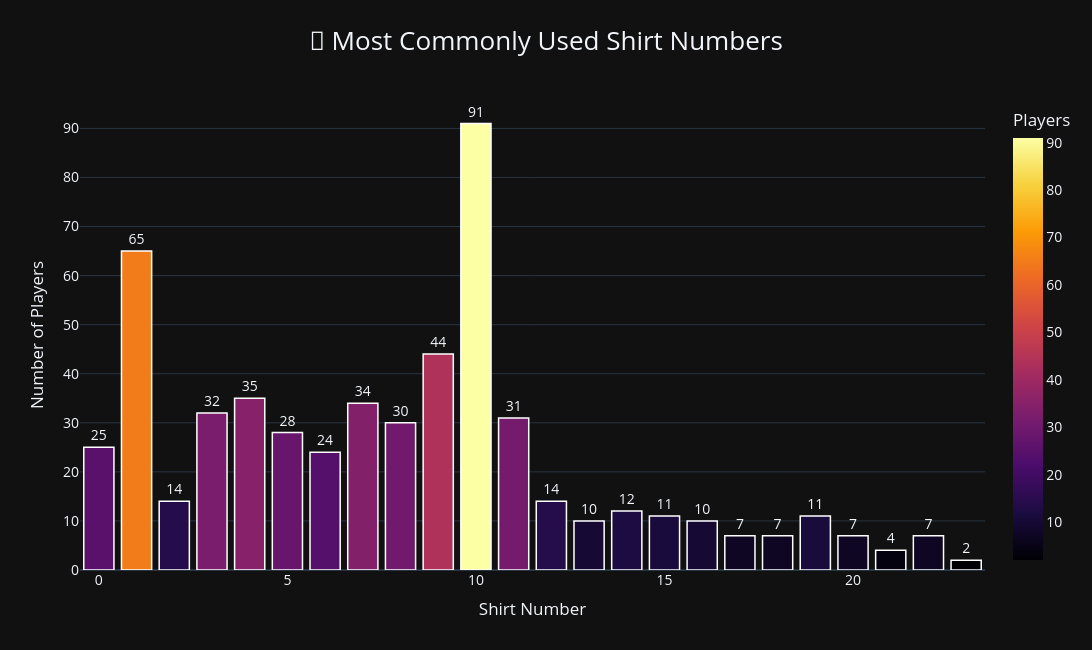

Here is the notebook cell this chart was saved with:
### Code cell
import plotly.express as px

shirt_count = (
    df.groupby("Shirt Number")
      .size()
      .reset_index(name="Player Count")
      .sort_values("Shirt Number")
)

fig = px.bar(
    shirt_count,
    x="Shirt Number",
    y="Player Count",
    color="Player Count",
    text="Player Count",
    color_continuous_scale="Inferno",
    title="👕 Most Commonly Used Shirt Numbers"
)

fig.update_traces(
    textposition="outside",
    marker_line_color="white",
    marker_line_width=1.5,
    hovertemplate="<b>Shirt Number:</b> %{x}<br><b>Players:</b> %{y}<extra></extra>"
)

fig.update_layout(
    template="plotly_dark",
    title={
        "text": "👕 Most Commonly Used Shirt Numbers",
        "x": 0.5,
        "font": dict(size=26)
    },
    xaxis_title="Shirt Number",
    yaxis_title="Number of Players",
    width=1200,
    height=650,
    font=dict(size=14),
    coloraxis_colorbar=dict(title="Players")
)

fig.show()

### Figure 1 — Plotly figure (JSON) as saved in the notebook; plotly's stock layout.template omitted (floating-point values rounded to 4 significant figures)
{"data": [{"hovertemplate": "<b>Shirt Number:</b> %{x}<br><b>Players:</b> %{y}<extra></extra>", "legendgroup": "", "marker": {"color": [25, 65, 14, 32, 35, 28, 24, 34, 30, 44, 91, 31, 14, 10, 12, 11, 10, 7, 7, 11, 7, 4, 7, 2], "coloraxis": "coloraxis", "line": {"color": "white", "width": 1.5}, "pattern": {"shape": ""}}, "name": "", "orientation": "v", "showlegend": false, "text": [25.0, 65.0, 14.0, 32.0, 35.0, 28.0, 24.0, 34.0, 30.0, 44.0, 91.0, 31.0, 14.0, 10.0, 12.0, 11.0, 10.0, 7.0, 7.0, 11.0, 7.0, 4.0, 7.0, 2.0], "textposition": "outside", "type": "bar", "x": [0, 1, 2, 3, 4, 5, 6, 7, 8, 9, 10, 11, 12, 13, 14, 15, 16, 17, 18, 19, 20, 21, 22, 23], "xaxis": "x", "y": [25, 65, 14, 32, 35, 28, 24, 34, 30, 44, 91, 31, 14, 10, 12, 11, 10, 7, 7, 11, 7, 4, 7, 2], "yaxis": "y"}], "layout": {"barmode": "relative", "coloraxis": {"autocolorscale": false, "colorbar": {"title": {"text": "Players"}}, "colorscale": [[0, "#000004"], [0.1111, "#1b0c41"], [0.2222, "#4a0c6b"], [0.3333, "#781c6d"], [0.4444, "#a52c60"], [0.5556, "#cf4446"], [0.6667, "#ed6925"], [0.7778, "#fb9b06"], [0.8889, "#f7d13d"], [1, "#fcffa4"]]}, "font": {"size": 14}, "height": 650, "legend": {"tracegroupgap": 0}, "title": {"font": {"size": 26}, "text": "👕 Most Commonly Used Shirt Numbers", "x": 0.5}, "width": 1200, "xaxis": {"anchor": "y", "domain": [0, 1], "title": {"text": "Shirt Number"}}, "yaxis": {"anchor": "x", "domain": [0, 1], "title": {"text": "Number of Players"}}}}
